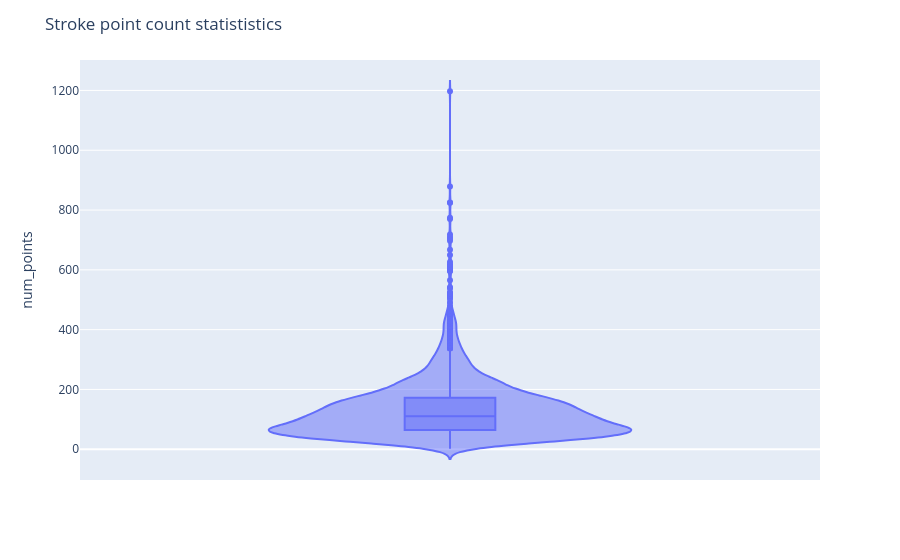

Write notebook code for a chart like this one.
### Code cell
import plotly.express as px

fig = px.violin(df, y="num_points", box=True, hover_name="num_points")
fig.update_layout(title="Stroke point count statististics")
fig.show()

### Figure 1 — Plotly figure (JSON) as saved in the notebook; plotly's stock layout.template omitted (floating-point values rounded to 4 significant figures; data arrays with more than 128 entries replaced by an {"elided": "..."} marker saying what was removed)
{"data": [{"alignmentgroup": "True", "box": {"visible": true}, "hovertemplate": "<b>%{hovertext}</b><br><br>num_points=%{y}<extra></extra>", "hovertext": {"elided": "2825 float values"}, "legendgroup": "", "marker": {"color": "#636efa"}, "name": "", "offsetgroup": "", "orientation": "v", "scalegroup": "True", "showlegend": false, "type": "violin", "x0": " ", "xaxis": "x", "y": {"elided": "2825 int values"}, "y0": " ", "yaxis": "y"}], "layout": {"legend": {"tracegroupgap": 0}, "margin": {"t": 60}, "title": {"text": "Stroke point count statististics"}, "violinmode": "group", "xaxis": {"anchor": "y", "domain": [0, 1]}, "yaxis": {"anchor": "x", "domain": [0, 1], "title": {"text": "num_points"}}}}
